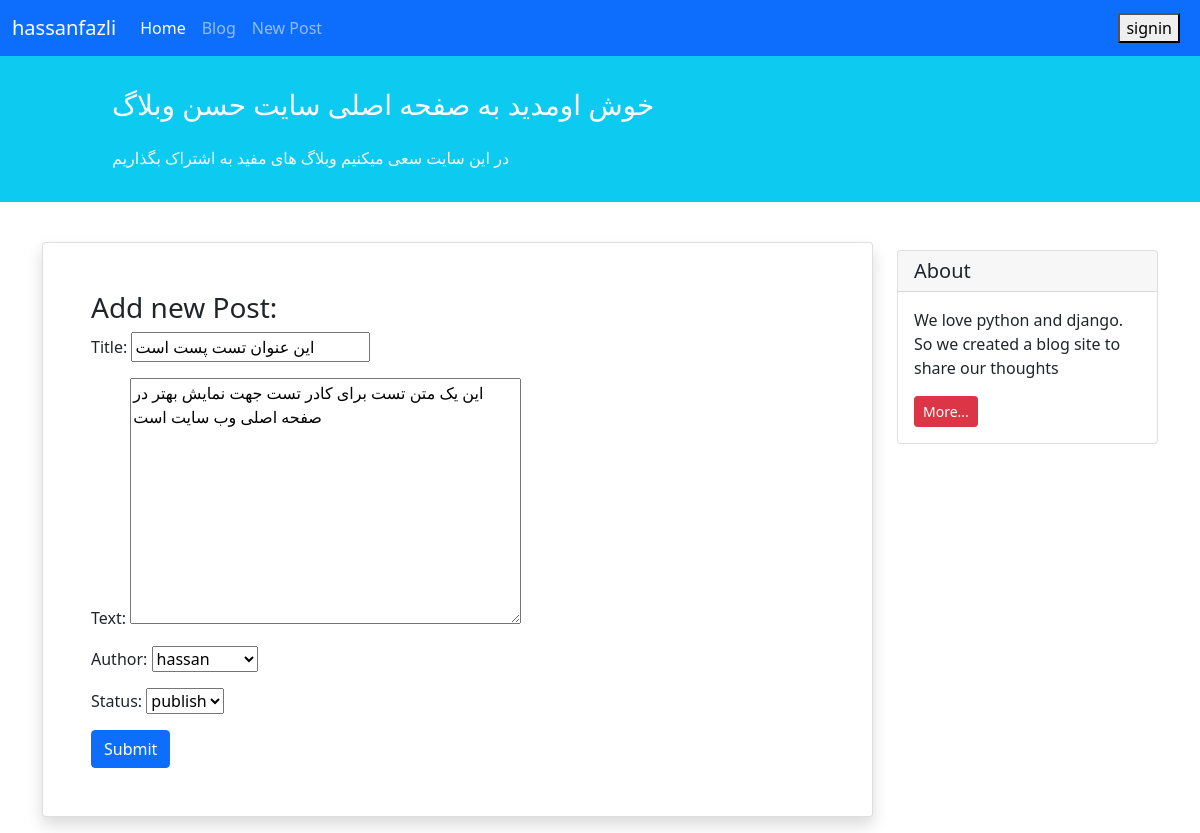
Screenshot of /blog/4/update/ with the database file from the repository.
### blog/models.py (models this page shows, shortened)
class Post (models.Model):
    STAT_CHOICE = (
        ('pub' , 'publish'),
        ('drf', 'draft'),
    )
    title = models.CharField(max_length=100)
    text = models.TextField()
    author = models.ForeignKey('auth.User', on_delete=models.CASCADE)
    datetime_create = models.DateTimeField(auto_now_add=True)
    datetime_modified = models.DateTimeField(auto_now=True)
    status = models.CharField(choices= STAT_CHOICE, max_length = 5)

### blog/views.py (the view)
# urls.py: path('<int:pk>/update/', views.PostUpdateView.as_view(), name='Posts_update'),
class PostUpdateView(generic.UpdateView):
    model = Post
    form_class = NewPostForm
    template_name = 'blog/Post_create.html'

### blog/forms.py
class NewPostForm(forms.ModelForm):
    class Meta:
        model = Post
        fields = ['title', 'text', 'author', 'status']

### blog/templates/blog/post_create.html (shortened to what this page needs)
{% extends '_base.html' %}
{% block content %}
<div class="container mt-4">
    <div class="row">
        <div class="col-9">
            <div class="card shadow my-3 p-5">
                <h3>Add new Post:</h3>
                <form method="Post">
                    {{ form.as_p }}
                    <button type="submit" class="btn btn-primary">Submit</button>
                </form>
            </div>
        </div>
        <div class="col-3">
                <div class="card my-4">
                    <h5 class="card-header">About</h5>
                    <div class="card-body">
                        <p class="card-text">We love python and django. So we created a blog site to share our
                            thoughts</p>
                        <a href="#"
                           class="btn btn-sm btn-danger">
                            More...
                        </a>
                    </div>
                </div>
        </div>
    </div>
</div>
{% endblock content %}

### rows the page displays
Post: title "این عنوان تست پست است", text "این یک متن تست برای کادر تست جهت نمایش بهتر در صفحه اصلی وب سایت است", author "hassan", status "publish"
